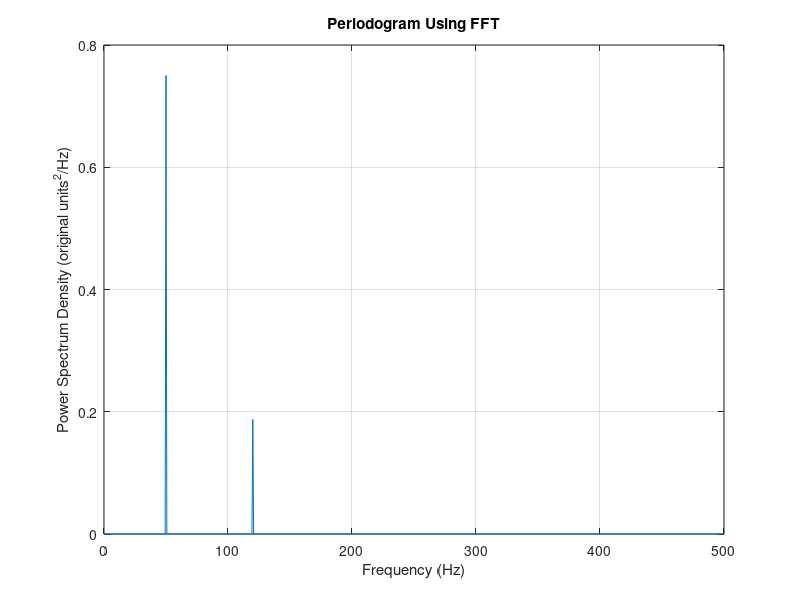

MATLAB code to generate this figure:
%% PSD in Matlab
% https://www.mathworks.com/help/signal/ug/power-spectral-density-estimates-using-fft.html

%% Generate sine wave 
Fs = 1000;            % Sampling frequency                    
T = 1/Fs;             % Sampling period       
L = 1500;             % Length of signal
t = (0:L-1)*T;        % Time vector

% Sine wave parameters
a = 1;
A = 2;
f = 50; % in Hz
theta = -pi/4; % in rad

% Generate sine wave consisting of 50 Hz and 120 Hz components
S = 1*sin(50*pi*2*t) + .5*sin(2*pi*120*t);

%% PSD Part

% FFT command
Y = fft(S)

% power spectrum
P2 = (abs(Y).^2)/(L*Fs);
P1 = P2(1:L/2+1);
P1(2:end-1) = 2*P1(2:end-1);

f = Fs*(0:(L/2))/L;

figure
plot(f,P1)
grid on
title('Periodogram Using FFT')
xlabel('Frequency (Hz)')
ylabel('Power Spectrum Density (original units^2/Hz)')